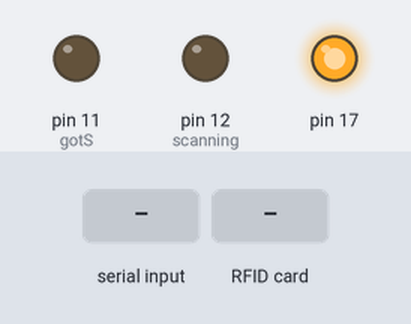
Recording of a sketch running on a simulated Arduino Leonardo, built with avr-gcc and run on an emulated ATmega32U4. Shown: output pins drawn as LEDs (lit = HIGH). The test bench sets the inputs (shaded band). What the sketch prints to the serial monitor is not drawn.

Above: at 1.2 s.
1.3 s: "s" received over Serial
At 2.0 s:
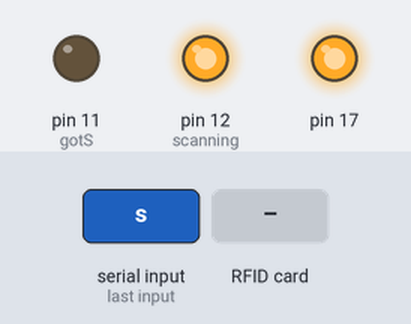
2.8 s: RFID card 5E 7A 19 C4 held to the reader
At 3.2 s:
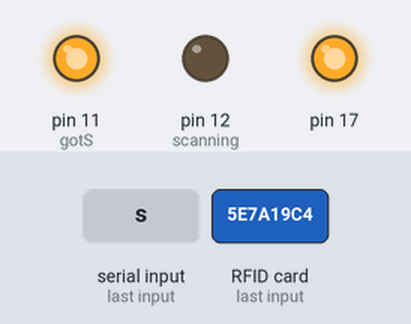
Timing chart, 0 to 5.8 s (numbered marks = the images above; inputs shaded):
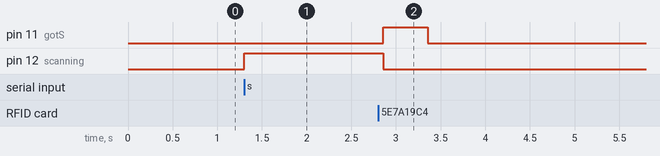

Measured:
- after the input at 1.3 s, pin 12 (scanning): LOW → HIGH at once
- after the input at 2.8 s, pin 11 (gotS): LOW → HIGH after 0.06 s, → LOW 0.50 s later; pin 12 (scanning): HIGH → LOW after 0.06 s

The sketch:

Test1.ino
```cpp
#include <MFRC522.h>  // MFRC522 RFID module library.
#include <SPI.h>      // SPI device communication library.
#define pinRST 8      // leonardo
#define pinSS 7

byte readCard[4];     // Array that will hold UID of the RFID card.
int successRead;
int lstSignal = 0,inByte = 0, i, scanning = 12, gotS = 11;         // incoming serial byte
String data = "", hold;

MFRC522 mfrc522(pinSS, pinRST);   // Creates MFRC522 instance.
MFRC522::MIFARE_Key key;          // Creates MIFARE key instance.


void setup() {
  // start serial port at 9600 bps:
  Serial.begin(9600);
  pinMode(scanning, OUTPUT);
  pinMode(gotS, OUTPUT);

   SPI.begin();        // Initiates SPI connection between RFID module and Arduino.
  mfrc522.PCD_Init(); // Initiates MFRC522 RFID module.

}

void loop() {
  if (Serial.available() > 0) {
    inByte = Serial.read();
    if( inByte == 115  ){                      //{s} read
      do{
        digitalWrite(scanning, HIGH);
        delay(50);
      }while(!getID());
      digitalWrite(scanning, LOW);
      digitalWrite(gotS, HIGH);
      delay(500);
      digitalWrite(gotS, LOW);
    }
    else if(inByte == 111){                  //{o} flush
     data = "";
    }// else do nothing
  }// end of receivig signal

  // no signal then keep printing
    Serial.println(data);
    delay(50);
}
bool getID() // Function that will read and print the RFID cards UID.
{
  if ( ! mfrc522.PICC_IsNewCardPresent())  // If statement that looks for new cards.
  {
    return false;
  }

  if ( ! mfrc522.PICC_ReadCardSerial())    // If statement that selects one of the cards.
  {
    return false;
  }
  data = "";
  for (byte i = 0; i < 4; i++)data += String(mfrc522.uid.uidByte[i], HEX);
  mfrc522.PICC_HaltA();     // Stops the reading process.
  return true;
}
```
